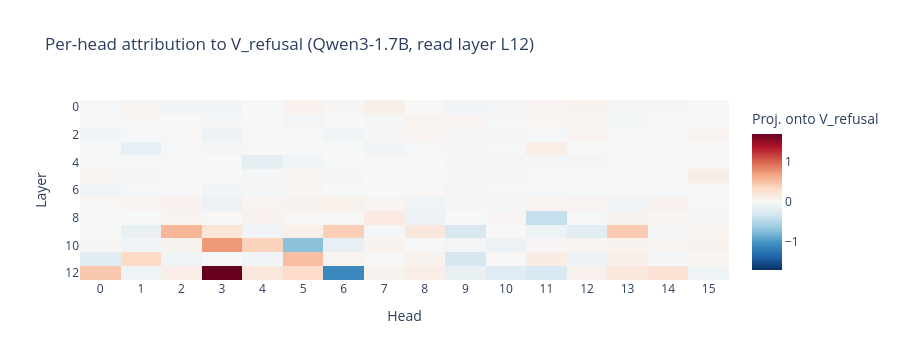

Source (notebook cell):
### Code cell
# --- Heatmap of per-head attribution to refusal
fig = px.imshow(
    head_attrib.numpy(),
    labels=dict(x='Head', y='Layer', color='Proj. onto V_refusal'),
    color_continuous_scale='RdBu_r', color_continuous_midpoint=0,
    aspect='auto', title=f'Per-head attribution to V_refusal (Qwen3-1.7B, read layer L{BEST_LAYER})',
)
fig.update_xaxes(dtick=1); fig.update_yaxes(dtick=2)
fig.write_image(str(OUT/'fig_phase1_heatmap.png'), width=900, height=700)
fig.show()
print('\nPhase 1 complete. Saved: V_refusal.pt, guardrail_heads.pt, phase1_layer_sweep.csv, 2 figures')

### Figure 1 — Plotly figure (JSON) as saved in the notebook; plotly's stock layout.template omitted (floating-point values rounded to 4 significant figures; data arrays with more than 128 entries replaced by an {"elided": "..."} marker saying what was removed)
{"data": [{"coloraxis": "coloraxis", "hovertemplate": "Head: %{x}<br>Layer: %{y}<br>Proj. onto V_refusal: %{z}<extra></extra>", "name": "0", "type": "heatmap", "xaxis": "x", "yaxis": "y", "z": {"elided": "13x16 float values"}}], "layout": {"coloraxis": {"cmid": 0, "colorbar": {"title": {"text": "Proj. onto V_refusal"}}, "colorscale": [[0, "rgb(5,48,97)"], [0.1, "rgb(33,102,172)"], [0.2, "rgb(67,147,195)"], [0.3, "rgb(146,197,222)"], [0.4, "rgb(209,229,240)"], [0.5, "rgb(247,247,247)"], [0.6, "rgb(253,219,199)"], [0.7, "rgb(244,165,130)"], [0.8, "rgb(214,96,77)"], [0.9, "rgb(178,24,43)"], [1, "rgb(103,0,31)"]]}, "height": 360, "title": {"text": "Per-head attribution to V_refusal (Qwen3-1.7B, read layer L12)"}, "xaxis": {"anchor": "y", "domain": [0, 1], "dtick": 1, "title": {"text": "Head"}}, "yaxis": {"anchor": "x", "autorange": "reversed", "domain": [0, 1], "dtick": 2, "title": {"text": "Layer"}}}}
